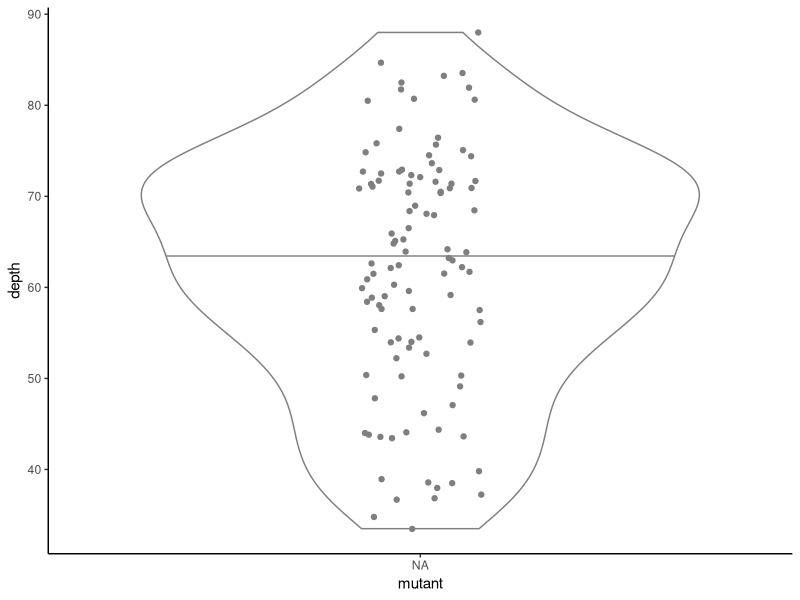
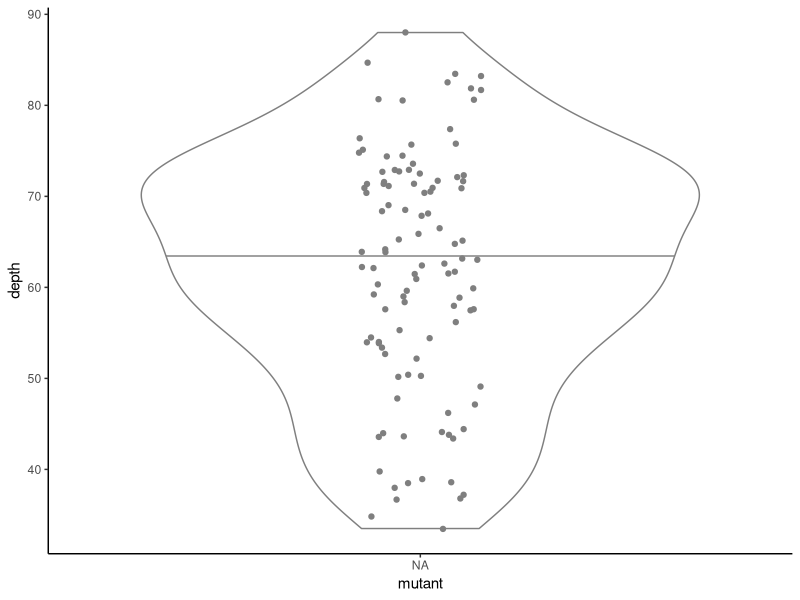

Reproduce these figures in R, in order. (Note: this script raises an error after producing the figures.)
## ---- chunk 1
knitr::opts_chunk$set(echo = TRUE, tidy = TRUE, cache = FALSE)
library(ggplot2)
## ---- chunk 2
# Load raw ROI measurements from ImageJ
results <- read.delim("results.txt")

# Replace label by filename
results$Label <- sapply(strsplit(results$Label, ":"), "[", 1)

# Load sample info and merge with results
samples <- read.delim("samples.csv", sep = ",")
results <- merge(results, samples, by = "Label", all.x = TRUE)

## ---- chunk 3
# Plot stocks together
ggplot(results, aes(Genotype, Length, color = Genotype)) + geom_violin(draw_quantiles = c("0.5"), show.legend = FALSE) + geom_jitter(width = 0.1, show.legend = FALSE) + labs(x = "mutant", y = "depth") + scale_color_manual(values=c("#0072b2", "#e69f03")) + theme_classic()
ggsave("depth_all.png")

# Plot stocks separately
ggplot(results, aes(Genotype, Length, color = Genotype)) + geom_violin(draw_quantiles = c("0.5"), show.legend = FALSE) + geom_jitter(alpha = 0.8, width = 0.1, show.legend = FALSE) + facet_wrap(~Sample) + labs(x = "mutant", y = "depth") + scale_color_manual(values=c("#0072b2", "#e69f03")) + theme_classic()
ggsave("depth_facet.png")
